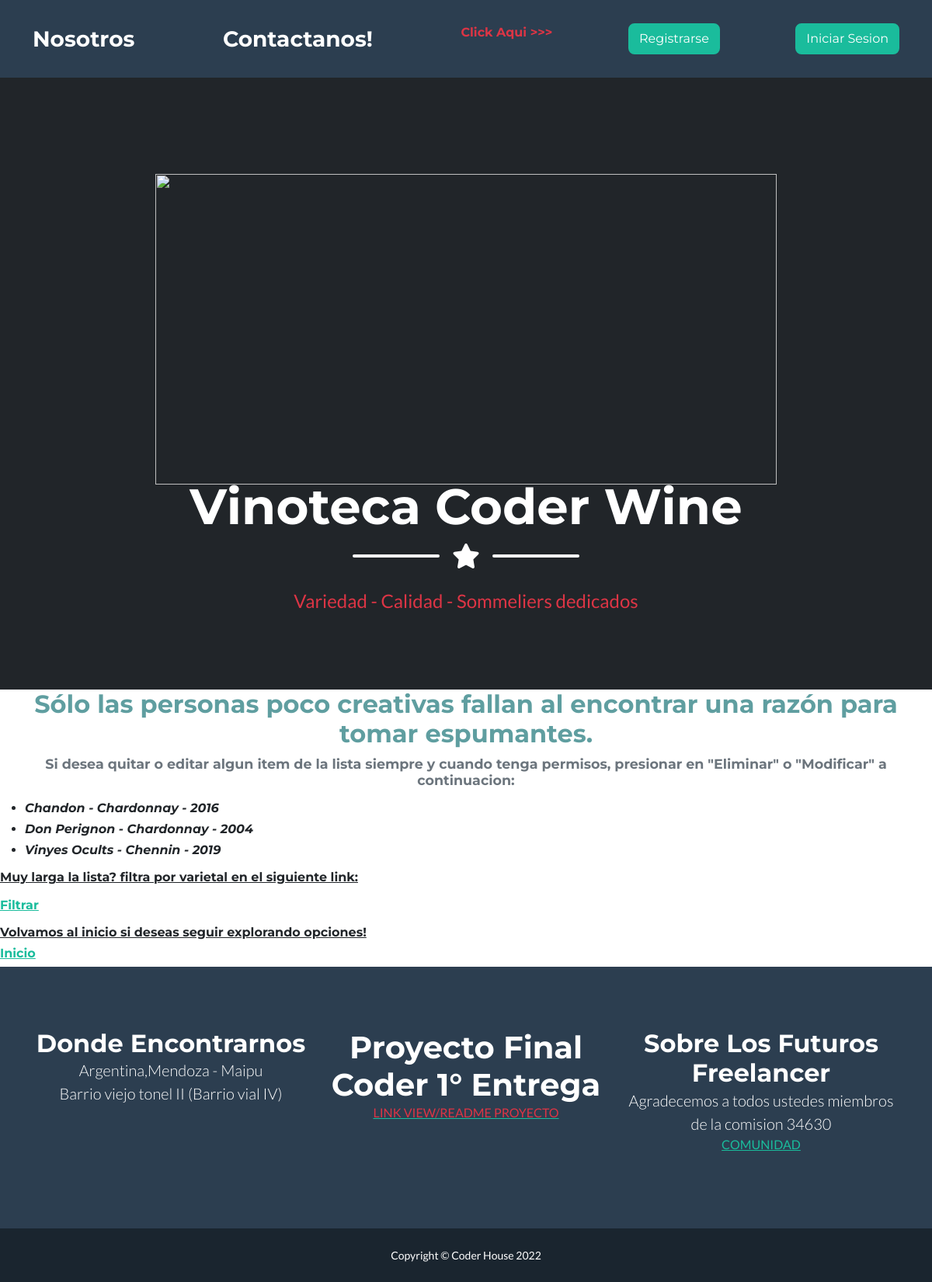
/listaEspumantes/, run on an earlier commit of the app's database.
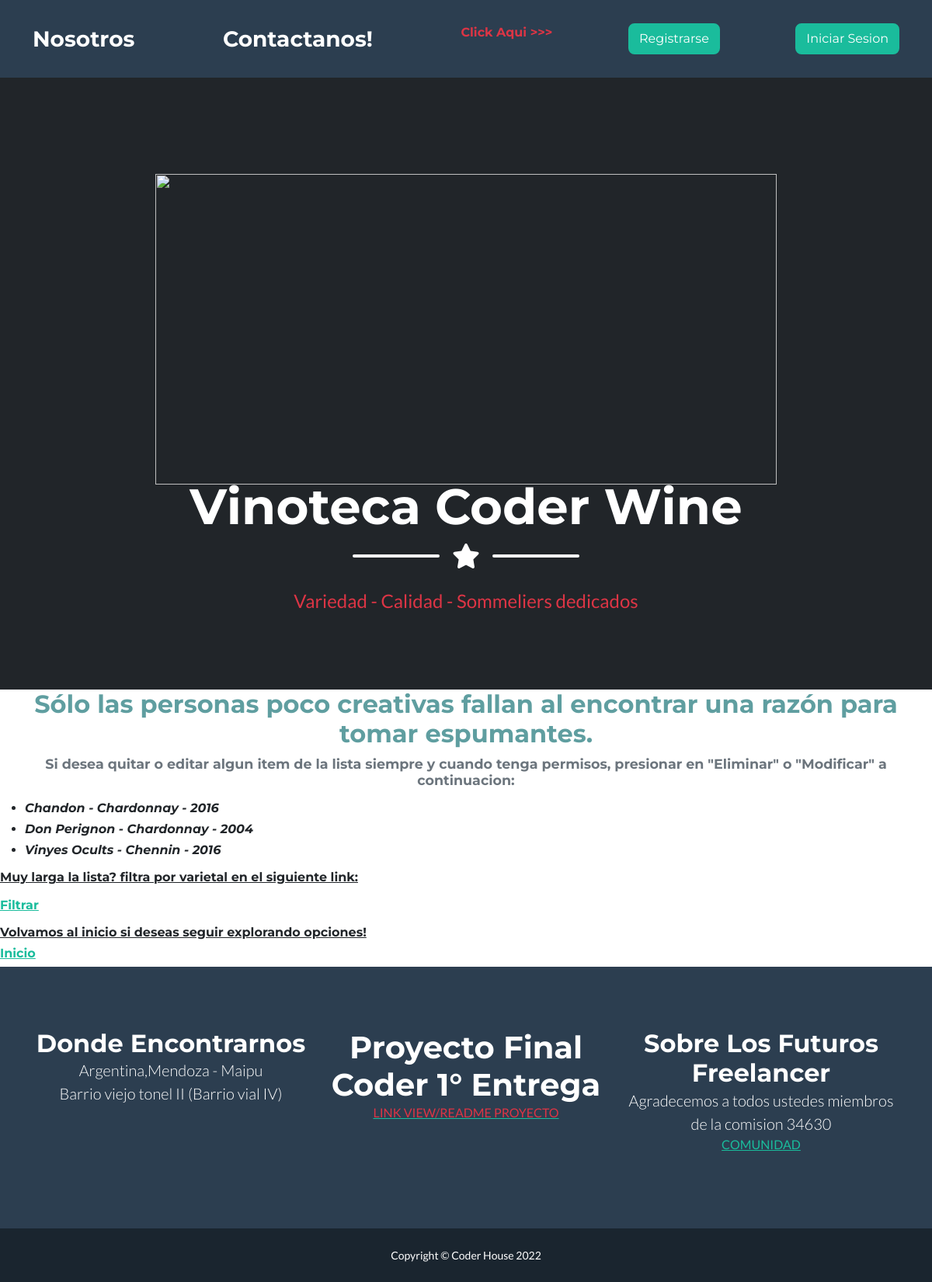
And on a later commit of the database.
### AppCoder/models.py (models this page shows, shortened)
class Espumante(models.Model):
    nombre = models.CharField(max_length=50)
    varietal = models.CharField(max_length=50)
    añada = models.IntegerField()
    class Meta:
        verbose_name= 'Mis Espumante'
        ordering = ['nombre', 'varietal','añada',]
        unique_together = ['nombre', 'varietal','añada',]

### AppCoder/views.py (the view)
# urls.py: path('listaEspumantes/', listaEspumantes, name="ListaEspumantes"),
def listaEspumantes(request):
    espumantess = Espumante.objects.all()
    return render(request, "listaEspumantes.html", {"listaEspumantes":espumantess})

### AppCoder/templates/listaEspumantes.html (shortened to what this page needs)
{% extends 'padre.html' %}
{% load static %}
{% block contenidoQueCambia %}
{% if listaEspumantes %}
    <div class="text-center">
        <h2 style="color:cadetblue">Sólo las personas poco creativas fallan al encontrar una razón para tomar espumantes.</h2>
        <h5>
            <small class="text-muted" >
                Si desea quitar o editar algun item de la lista siempre y cuando tenga permisos, presionar en "Eliminar" o "Modificar" a continuacion:
            </small>
        </h5>
    </div>
<div>
    <ul>
        {% for espumante in listaEspumantes %}
            <h6><i><li>{{espumante.nombre}} - {{espumante.varietal}} - {{espumante.añada}}</li></i></h6>
        {% endfor %}
</div>
    <h6><u> Muy larga la lista? filtra por varietal en el siguiente link:</h6></u>
    <h6><a href="{% url 'BusquedaAñada' %}">Filtrar</a></h6>
    <h6><u>Volvamos al inicio si deseas seguir explorando opciones!</u></h6>
    <h6><a href="{% url 'Inicio' %}">Inicio</a></h6>
{% endif %}
{% endblock contenidoQueCambia %}

What changed in the data, as far as the page shows it:
changed Espumante "Vinyes Ocults": añada "2019" → "2016"
